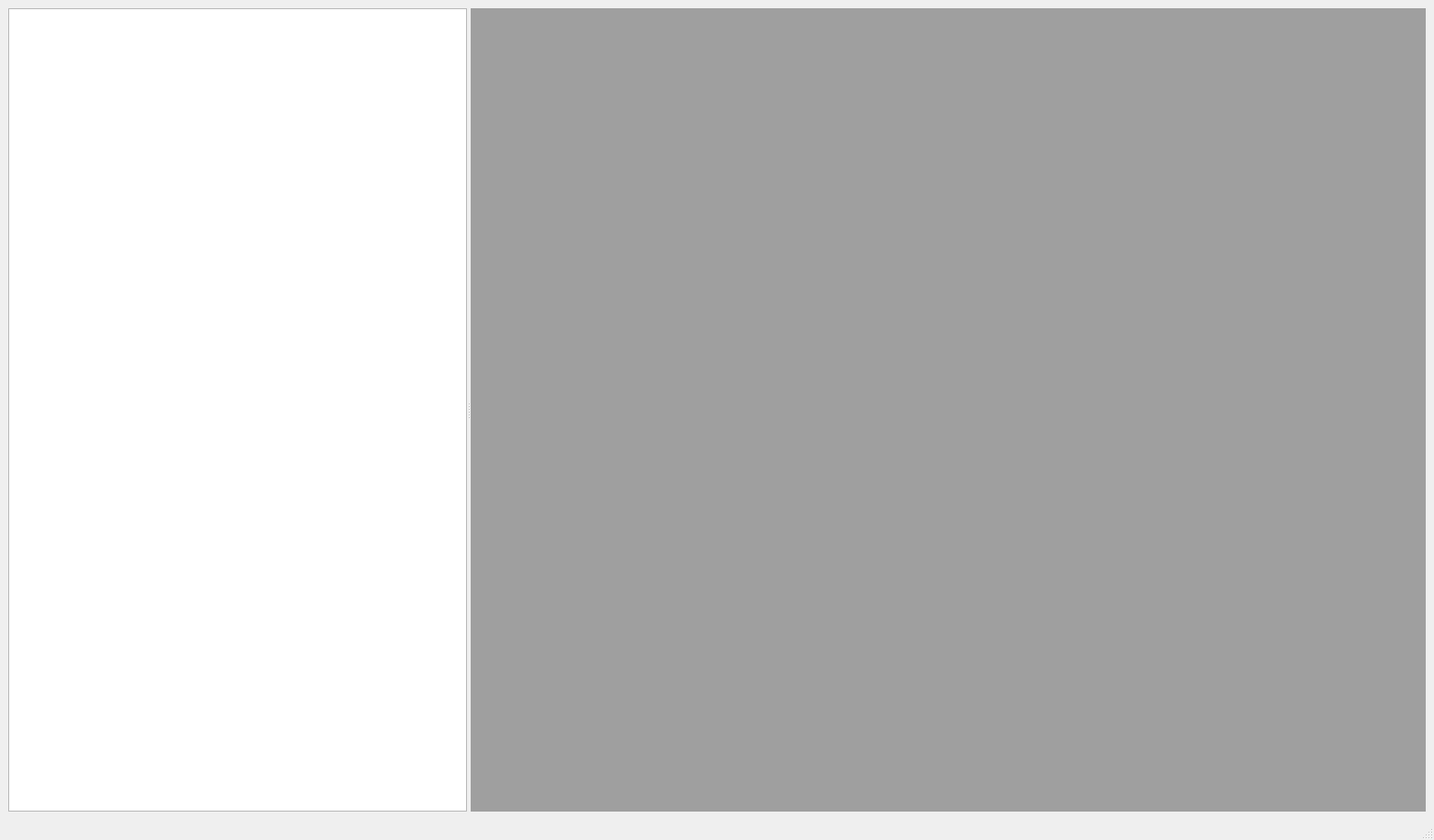
<?xml version="1.0" encoding="UTF-8"?>
<ui version="4.0">
 <class>MainWindow</class>
 <widget class="QMainWindow" name="MainWindow">
  <property name="geometry">
   <rect>
    <x>0</x>
    <y>0</y>
    <width>1563</width>
    <height>916</height>
   </rect>
  </property>
  <property name="windowTitle">
   <string>CSV DB Edit</string>
  </property>
  <widget class="QWidget" name="centralwidget">
   <layout class="QHBoxLayout" name="horizontalLayout_3">
    <item>
     <widget class="QSplitter" name="splitter">
      <property name="orientation">
       <enum>Qt::Orientation::Horizontal</enum>
      </property>
      <widget class="QWidget" name="horizontalLayoutWidget_2">
       <layout class="QHBoxLayout" name="horizontalLayout_2">
        <item>
         <widget class="QListView" name="listView">
          <property name="sizeAdjustPolicy">
           <enum>QAbstractScrollArea::SizeAdjustPolicy::AdjustIgnored</enum>
          </property>
         </widget>
        </item>
       </layout>
      </widget>
      <widget class="QWidget" name="horizontalLayoutWidget">
       <layout class="QHBoxLayout" name="horizontalLayout">
        <item>
         <widget class="QMdiArea" name="mdiArea">
          <property name="enabled">
           <bool>true</bool>
          </property>
          <property name="sizePolicy">
           <sizepolicy hsizetype="Expanding" vsizetype="Expanding">
            <horstretch>2</horstretch>
            <verstretch>2</verstretch>
           </sizepolicy>
          </property>
          <property name="verticalScrollBarPolicy">
           <enum>Qt::ScrollBarPolicy::ScrollBarAsNeeded</enum>
          </property>
          <property name="horizontalScrollBarPolicy">
           <enum>Qt::ScrollBarPolicy::ScrollBarAsNeeded</enum>
          </property>
          <property name="sizeAdjustPolicy">
           <enum>QAbstractScrollArea::SizeAdjustPolicy::AdjustToContents</enum>
          </property>
         </widget>
        </item>
       </layout>
      </widget>
     </widget>
    </item>
   </layout>
  </widget>
  <widget class="QMenuBar" name="menubar">
   <property name="geometry">
    <rect>
     <x>0</x>
     <y>0</y>
     <width>1563</width>
     <height>21</height>
    </rect>
   </property>
  </widget>
  <widget class="QStatusBar" name="statusbar"/>
 </widget>
 <resources/>
 <connections/>
</ui>
